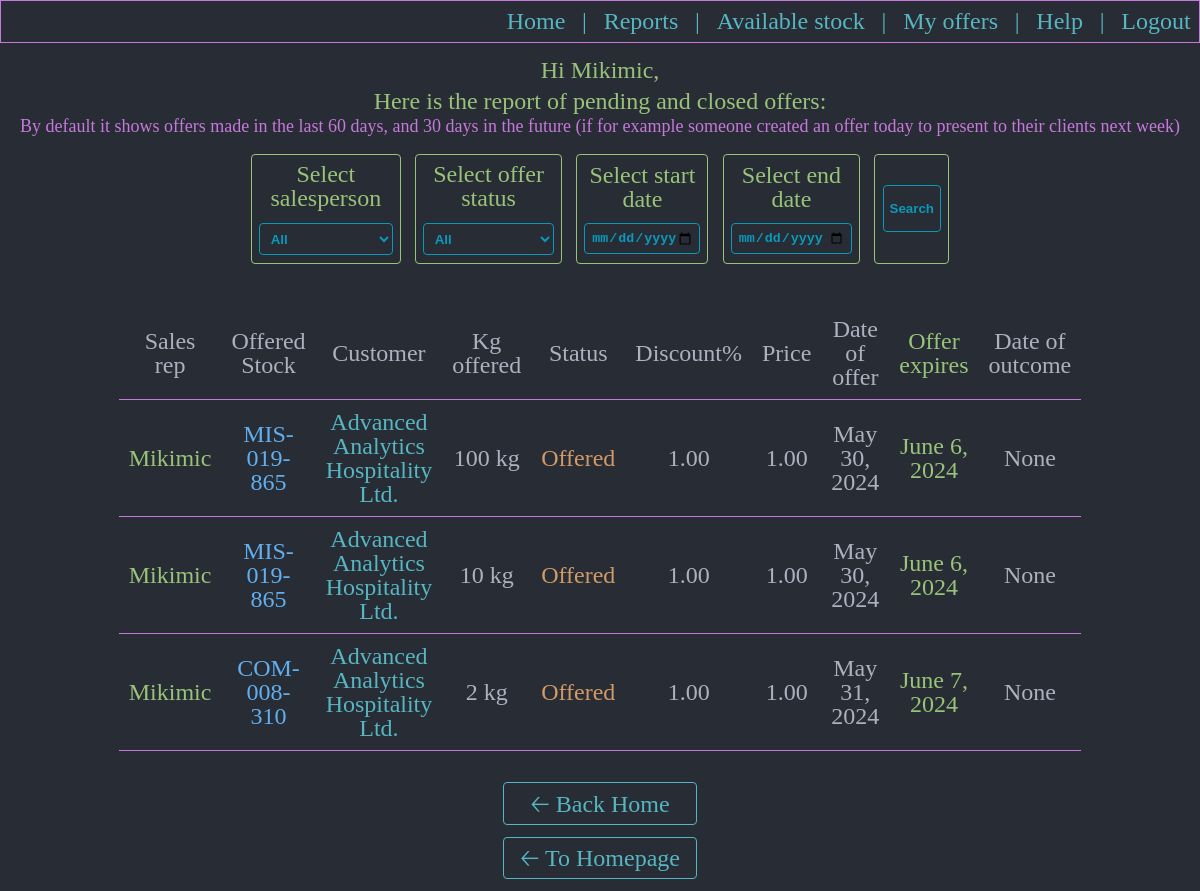
The page /superuserreports/ (signed in) on the database as committed earlier.
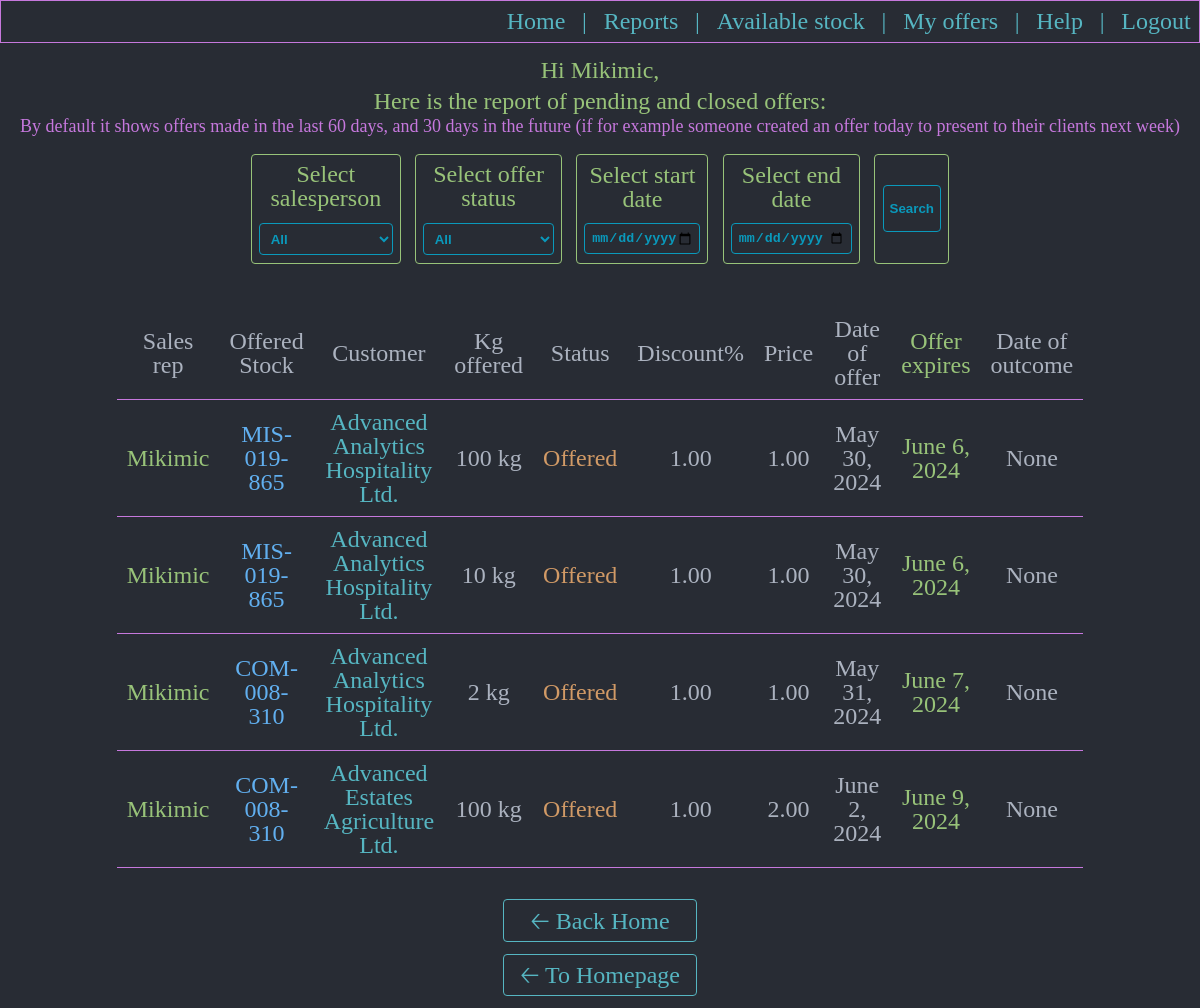
The same page on the database as committed later.
### aged/models.py (models this page shows)
class OffersLog(models.Model):
    sales_rep_that_made_the_offer = models.ForeignKey(User, null=True, on_delete=models.SET_NULL)
    offered_stock = models.ForeignKey(AvailableStock, null=True, on_delete=models.SET_NULL)
    offered_product = models.ForeignKey(Products, on_delete=models.RESTRICT)
    customer_that_received_offer = models.ForeignKey(Customers, on_delete=models.RESTRICT)
    offered_sold_or_declined_quantity_kg = models.IntegerField()
    STATUS_CHOICES = ( ('Offered', 'Offered'), ('Declined', 'Declined'), ('Sold', 'Sold'), ('Offer Expired', 'Offer Expired'))
    offer_status = models.CharField(max_length=20, choices=STATUS_CHOICES)
    discount_offered_percents = models.DecimalField(max_digits=5, decimal_places=2)
    price_per_kg_offered = models.DecimalField(max_digits=7, decimal_places=2)
    date_of_offer = models.DateField()
    expiration_date_of_offer = models.DateField(null=True, blank=True)
    date_of_outcome = models.DateField(null=True, blank=True)
    stock_expired = models.BooleanField(default=False)
    class Meta:
        verbose_name_plural = 'Offers log'

class AvailableStock(models.Model):
    available_product = models.ForeignKey(Products, null=True, blank=True, on_delete=models.RESTRICT)
    stock_location = models.ForeignKey(LocationsForStocks, null=True, blank=True, on_delete=models.RESTRICT)
    expiration_date = models.DateField()
    batch = models.CharField(max_length = 100)
    original_quantity_in_kg = models.IntegerField()
    under_offer_quantity_in_kg = models.IntegerField(default=0)
    sold_quantity_in_kg = models.IntegerField(default=0)
    available_quantity_in_kg = models.IntegerField()
    def __str__(self):
        return str(self.available_product)
    class Meta:
        verbose_name_plural = 'Available stock'

class Products(models.Model):
    cod_material = models.CharField(max_length=100)
    description = models.CharField(max_length=200, null=True, blank=True)
    product_brand = models.ForeignKey(Brands, null=True, blank=True, on_delete=models.SET_NULL)
    product_material_type = models.ForeignKey(MaterialType, null=True, blank=True, on_delete=models.SET_NULL)
    def __str__(self):
        return self.cod_material
    class Meta:
        verbose_name_plural = 'Products'

class Customers(models.Model):
    customer_name = models.CharField(max_length=100)
    customer_number = models.IntegerField()
    salesperson_owning_account = models.ForeignKey(User, null=True, blank=True, on_delete=models.SET_NULL)
    allocated_customer_service_rep = models.ForeignKey(CustomerService, null=True, blank=True, on_delete=models.SET_NULL)
    STATUS_CHOICES = ( ('Active', 'Active'), ('Inactive', 'Inactive'), )
    customer_status = models.CharField(max_length=10, choices=STATUS_CHOICES)
    def __str__(self):
        return self.customer_name
    class Meta:
        verbose_name_plural = 'Customers'

### aged/views.py (the view, shortened to what this page needs)
# urls.py: path('superuserreports/', views.superuserreports, name='superuserreports'),
@user_passes_test(lambda u: u.is_superuser)
def superuserreports(request):
    preselectValues = dict()
    preselectValues['salesperson'] = 'All'
    preselectValues['state'] = 'All'
    preselectValues['start'] = ''
    preselectValues['end'] = ''
    aziPlus30 = str(datetime.datetime.today().date() + datetime.timedelta(days=30))
    firstDateOfOffersSpan = str(datetime.datetime.today().date() - datetime.timedelta(days=60))
    obj = OffersLog.objects.filter(date_of_offer__range=[firstDateOfOffersSpan, aziPlus30]).all()
    allUsersWithOffers = set()
    allOfferStatus = set()
    for ob in obj:
        allUsersWithOffers.add(ob.sales_rep_that_made_the_offer.username)
        allOfferStatus.add(ob.offer_status)
    allUsersWithOffers = list(allUsersWithOffers)
    allUsersWithOffers.sort()
    allUsersWithOffers.insert(0, 'All')
    allOfferStatus = list(allOfferStatus)
    allOfferStatus.sort()
    allOfferStatus.insert(0, 'All')
    return render(request, 'aged/superuserreports.html', {'objects':obj, 'allUsersWithOffers':allUsersWithOffers, 'allOfferStatus':allOfferStatus, 'preselectValues':preselectValues})

### aged/templates/aged/superuserreports.html (shortened to what this page needs)
{% extends 'aged/base.html' %}
{% load static %}
{% block body %}
<div class="div_menu_no_border">
  <p class="p_menu">Hi {{user}}, </p>
  <p class="p_menu">Here is the report of pending and closed offers:</p>
  {% if objects|length > 0 %}
  <p class="p_div_filter" id="p_filter_message">By default it shows offers made in the last 60 days, and 30 days in the future (if for example someone created an offer today to present to their clients next week)</p>
  <form class="div_superuser_filter" method="post">
    <div class="div_indiv_field_superus_form">
      <label class="label_form" for="">Select salesperson</label>
      <select class="inputs_superuser_form" name="nameOfUser">
        <option value="{{ preselectValues.salesperson }}">{{ preselectValues.salesperson }}</option>
      </select>
    </div>
    <div class="div_indiv_field_superus_form">
      <label class="label_form" for="">Select offer status</label>
      <select class="inputs_superuser_form" name="offerStatus">
        <option value="{{ preselectValues.state }}">{{ preselectValues.state }}</option>
      </select>
    </div>
    <div class="div_indiv_field_superus_form">
      <label class="label_form" for="">Select start date</label>
      <input class="inputs_superuser_form" id="start" type="date" name="startDate" value="{{ preselectValues.start }}" min='2022-01-01'>
    </div>
    <div class="div_indiv_field_superus_form">
      <label class="label_form" for="">Select end date</label>
      <input class="inputs_superuser_form" id="stop" type="date" name="endDate" value="{{ preselectValues.end }}" min='2022-01-01'>
    </div>
    <div class="div_indiv_field_superus_form">
      <input class="input_submit_superuser_form" type="submit" name="" value="Search">
    </div>
  </form>
  <table class="table_stocks_and_report">
    <tr class="tr_first_line">
      <th>Sales rep</th>
      <th>Offered Stock</th>
      <th>Customer</th>
      <th>Kg offered</th>
      <th>Status</th>
      <th>Discount%</th>
      <th>Price</th>
      <th>Date of offer</th>
      <th class="table_status_sold">Offer expires</th>
      <th>Date of outcome</th>
    </tr>
    {% for obj in objects %}
    <tr>
      <td class="table_sales_rep">{{ obj.sales_rep_that_made_the_offer }}</td>
      <td class="table_sku">{{ obj.offered_stock }}</td>
      <td class="table_customer">{{ obj.customer_that_received_offer }}</td>
      <td>{{ obj.offered_sold_or_declined_quantity_kg }} kg</td>
      {% if obj.offer_status == 'Sold' %}
      <td class="table_status_sold">{{ obj.offer_status }}</td>
      {% elif obj.offer_status == 'Offered' %}
      <td class="table_status_offered">{{ obj.offer_status }}</td>
      {% else %}
      <td class="table_status_declined">{{ obj.offer_status }}</td>
      {% endif %}
      <td>{{ obj.discount_offered_percents }}</td>
      <td>{{ obj.price_per_kg_offered }}</td>
      <td>{{ obj.date_of_offer }}</td>
      <td class="table_status_sold">{{ obj.expiration_date_of_offer }}</td>
      <td>{{ obj.date_of_outcome  }}</td>
    </tr>
    {% endfor %}
  </table>
  <a class="a_menu" href="{% url 'home' %}">🡠 Back Home</a>
  {% else %}
  <p style="color:red">There are no offers matching the search criteria!</p>
  <a class="a_menu" href="{% url 'superuserreports' %}">🡠 Back to reports</a>
  {% endif %}
  <a class="a_menu" href="{% url 'home' %}">🡠 To Homepage </a>
</div>
{% endblock %}

### aged/templates/aged/base.html (shortened to what this page needs)
{% load static %}
<!DOCTYPE html>
<html lang="en" dir="ltr">
<head>
  <link rel="stylesheet" href="{% static 'aged/css/home.css' %}">
</head>
<body>
  <nav>
    <a class="a_nav" href="{% url 'home' %}" >Home</a>
    <p class="p_nav">|</p>
    {% if request.user.is_superuser %}
    <a class="a_nav" href="{% url 'superuserreports' %}" >Reports</a>
    <p class="p_nav">|</p>
    {% endif %}
    <a class="a_nav" href="{% url 'userseallstock' %}" >Available stock</a>
    <p class="p_nav">|</p>
    <a class="a_nav" href="{% url 'userpendingoffers' %}" >My offers</a>
    <p class="p_nav">|</p>
    <a class="a_nav" href="{% url 'help' %}" >Help</a>
    <p class="p_nav">|</p>
    <a class="a_nav" href="{% url 'logout' %}" >Logout</a>
  </nav>
  {% block body %} {% endblock %}
</body>
</html>

### aged/static/aged/css/home.css (style rules this page uses)
html, body, div, span, applet, object, iframe, h1, h2, h3, h4, h5, h6, p, blockquote, pre, a, abbr, acronym, address, big, cite, code, del, dfn, em, img, ins, kbd, q, s, samp, small, strike, strong, sub, sup, tt, var, b, u, i, center, dl, dt, dd, ol, ul, li, fieldset, form, label, legend, table, caption, tbody, tfoot, thead, tr, th, td, article, aside, canvas, details, embed, figure, figcaption, footer, header, hgroup, menu, nav, output, ruby, section, summary, time, mark, audio, video { margin: 0; padding: 0; border: 0; font-size: 100%; font: inherit; vertical-align: baseline; }
article, aside, details, figcaption, figure, footer, header, hgroup, menu, nav, section { display: block; }
body { line-height: 1; }
table { border-collapse: collapse; border-spacing: 0; }
body { background-color: #282c34; height: 100vh; display: flex; flex-direction: column; justify-content: space-between; font-size: 150%; }
p, pre { color: #98c379 }
nav { border: solid 0.5px #c678dd; display: flex; justify-content: flex-end; flex-direction: row; }
.a_nav, .p_nav { text-decoration: none; color: #56b6c2; margin: 0.5%; padding:0.2%; transition:ease 0.5s; }
.div_menu, .div_menu_no_border { display: flex; flex-direction: column; text-align: center; align-items: center; margin: 0.5%; padding: 0.5%; }
.p_menu { width: 50%; margin: 0.3%; }
.a_menu { width: 15%; margin: 0.5%; padding: 0.7%; color: #56b6c2; border: solid 0.5px #56b6c2; border-radius: 4px; text-decoration: none; transition: 0.5s ease; }
.table_stocks_and_report { border-collapse: separate; color: #abb2bf; margin: 25px; width: 75%; }
td,th { padding:10px; vertical-align: middle; border-bottom: solid 0.5px #c678dd; }
.tr_first_line { top:0; position:sticky; background-color: #282c34; }
.table_sales_rep { color: #98c379; }
.table_status_sold { color: #98c379; }
.table_status_offered { color: #d19a66; }
.table_customer { color: #56b6c2; }
.table_sku { color: #61afef }
.label_form { color: #98c379; }
.p_div_filter, .label_checkBox { color:#c678dd; }
.div_superuser_filter { display:flex; justify-content: space-between; margin-top: 1%; margin-bottom: 1%; }
.div_indiv_field_superus_form { display: flex; flex-direction: column; justify-content: center; margin:1%; padding:1%; border: solid 0.5px #98c379; border-radius:4px; }
.inputs_superuser_form { margin-top: 10%; padding:5%; color:#0A99bbff; background:#282c34; font-weight:bold; border: solid 0.5px #0A99bbff; border-radius: 4px; }
.input_submit_superuser_form { height:50%; background:#282c34; color:#0A99bbff; font-weight: bold; border: solid 0.5px #0A99bbff; border-radius: 4px; }
#p_filter_message { font-size: 75%; transition: 0.5s ease }

Rows that differ between the two databases and show on the page:
added OffersLog: sales_rep_that_made_the_offer "Mikimic", offered_stock "COM-008-310", customer_that_received_offer "Advanced Estates Agriculture Ltd.", offered_sold_or_declined_quantity_kg "100", offer_status "Offered", discount_offered_percents "1.00", price_per_kg_offered "2.00", date_of_offer "June 2, 2024", expiration_date_of_offer "June 9, 2024", date_of_outcome "None"
